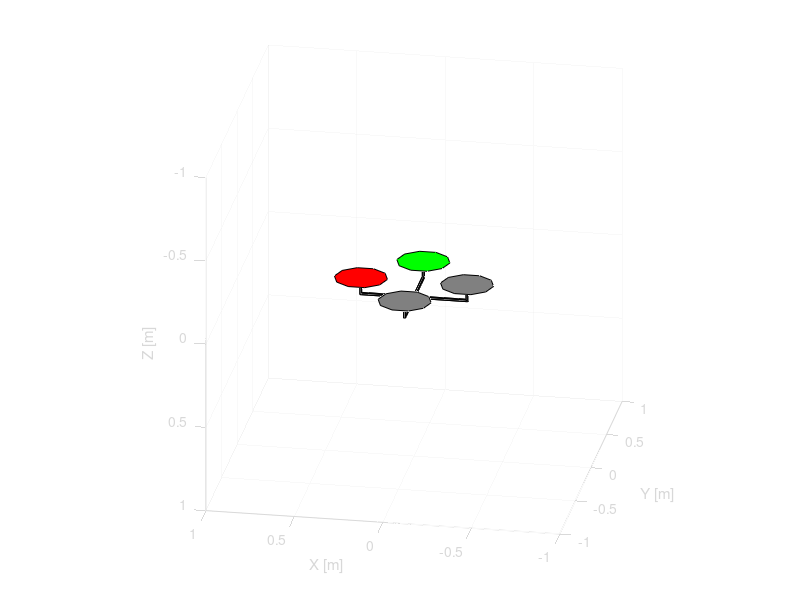

This chart was generated by the following MATLAB code:
% displays a quadrotor
function [rotor,crs,f]=initDisplay()

global rotor crs f;

%% parameters:
d_rotor  = 0.3;  % [m]
l_arm    = 0.3;  % [m]
height   = 0.1; % [m]
rot_crns = 10;   % number of corners of rotor disk
t_crs    = 0.01; % thickness of cross [m]

%% construct geometry in body frame
% rotor:
rotor(1).center = [l_arm;0;-height/2];
rotor(2).center = [0;l_arm;-height/2];
rotor(3).center = [-l_arm;0;-height/2];
rotor(4).center = [0;-l_arm;-height/2];
for i=1:4
    for c=1:rot_crns
        alpha=2*pi/rot_crns*c;
        rotor(i).vertices(:,c)=rotor(i).center + d_rotor/2*[cos(alpha);sin(alpha);0];
    end
end

% cross:
crs(1).vertices(:,1)=[t_crs/2;t_crs/2;height/2];
crs(1).vertices(:,2)=[t_crs/2+l_arm;t_crs/2;height/2];
crs(1).vertices(:,3)=[t_crs/2+l_arm;-t_crs/2;height/2];
crs(1).vertices(:,4)=[t_crs/2;-t_crs/2;height/2];

crs(1).vertices(:,5)=[t_crs/2;t_crs/2;height/2-t_crs];
crs(1).vertices(:,6)=[-t_crs/2+l_arm;t_crs/2;height/2-t_crs];
crs(1).vertices(:,7)=[-t_crs/2+l_arm;-t_crs/2;height/2-t_crs];
crs(1).vertices(:,8)=[t_crs/2;-t_crs/2;height/2-t_crs];

crs(1).vertices(:,9)=[-t_crs/2+l_arm;t_crs/2;-height/2+t_crs];
crs(1).vertices(:,10)=[t_crs/2+l_arm;t_crs/2;-height/2+t_crs];
crs(1).vertices(:,11)=[t_crs/2+l_arm;-t_crs/2;-height/2+t_crs];
crs(1).vertices(:,12)=[-t_crs/2+l_arm;-t_crs/2;-height/2+t_crs];

% regular pattern by turning:
for j=1:3
    for k=1:size(crs(1).vertices,2)
        crs(1+j).vertices(:,k)=...
            [cos(j*pi/2), -sin(j*pi/2), 0;...
             sin(j*pi/2),  cos(j*pi/2), 0;...
             0,            0,           1]...
             *crs(1).vertices(:,k);
    end
end

% connect to faces
for l=1:4
    crs(l).faces(:,1)=[1;2;3;4]; % ground
    crs(l).faces(:,2)=[5;6;7;8]; % ground upper
    crs(l).faces(:,3)=[9;10;11;12]; % top
    crs(l).faces(:,4)=[2;3;11;10]; % front
    crs(l).faces(:,5)=[6;7;12;9]; % back
    crs(l).faces(:,6)=[1;2;6;5]; % right
    crs(l).faces(:,7)=[4;3;7;8]; % left
    crs(l).faces(:,8)=[2;10;9;6]; % right
    crs(l).faces(:,9)=[3;7;12;11]; % left
end

%% display
% set up display:
f=figure(1);
set(gcf,'Position',[8 20 1024+8 768+20]);
cla
whitebg([0 0 0]);
set(gcf,'Color','k');
plot3(0,0,0);
hold on
view(190,22)
axis equal
axis([-1 1 -1 1 -1 1]); % Axis limits
xlabel('X [m]'); ylabel('Y [m]'); zlabel('Z [m]');
%set(gca,'XDir','reverse')
set(gca,'YDir','reverse')
set(gca,'ZDir','reverse')
grid on

% rotor:
rotor(1).handle = patch('faces',[1:1:size(rotor(1).vertices,2)],...
    'vertices',rotor(1).vertices','FaceColor',[1 0 0]);
rotor(2).handle = patch('faces',[1:1:size(rotor(2).vertices,2)],...
    'vertices',rotor(2).vertices','FaceColor',[0 1 0]);
rotor(3).handle = patch('faces',[1:1:size(rotor(3).vertices,2)],...
    'vertices',rotor(3).vertices','FaceColor',[0.5 0.5 0.5]);
rotor(4).handle = patch('faces',[1:1:size(rotor(4).vertices,2)],...
    'vertices',rotor(4).vertices','FaceColor',[0.5 0.5 0.5]);

% cross
for i=1:4
    crs(i).handle=patch('faces',crs(i).faces',...
        'vertices',crs(i).vertices','FaceColor',[0.7 0.7 0.7]);
end